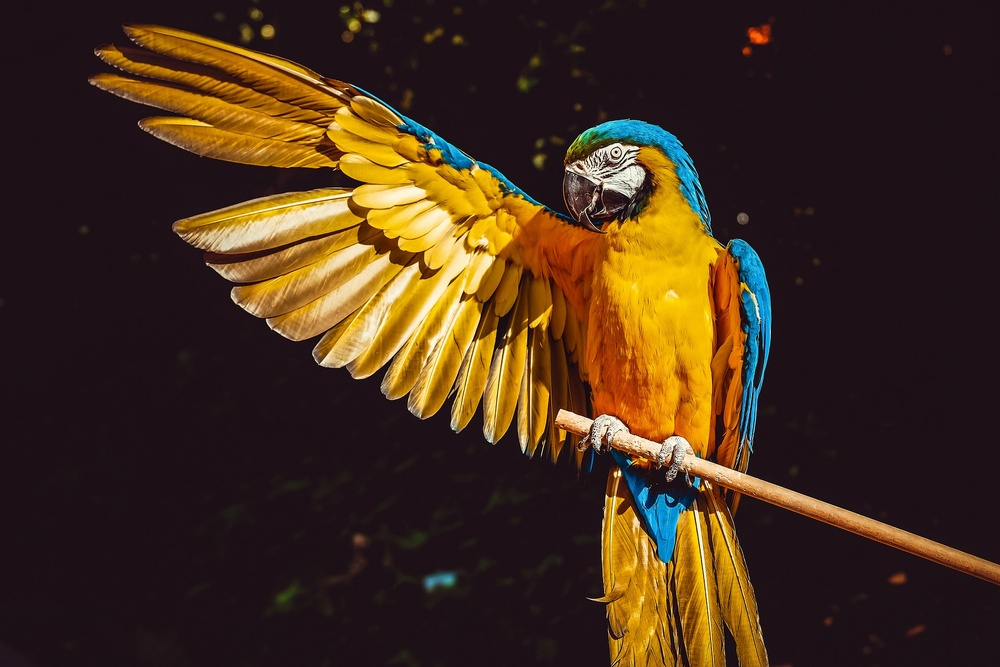
#> input picture opencv/ara.jpg, 1000 x 667 px, shrunk from 1920 x 1280 before the run
$ python filter2.py   (older library calls are emulated)
#> lines starting #> are read from the running program, lines starting #| are printed output that depends on the picture
import cv2
import numpy as np
import matplotlib.pyplot as plt

image = cv2.imread('ara.jpg',0)
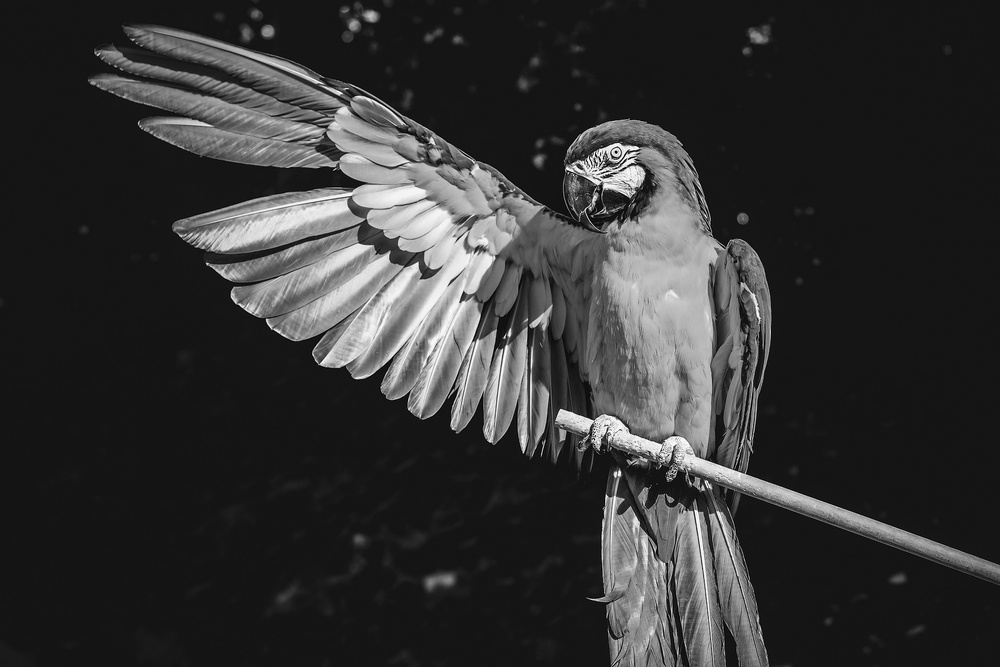
#> image: shape (667, 1000); min 0, max 255, mean 51.9

dx = cv2.Sobel(image, cv2.CV_32F,1,0)
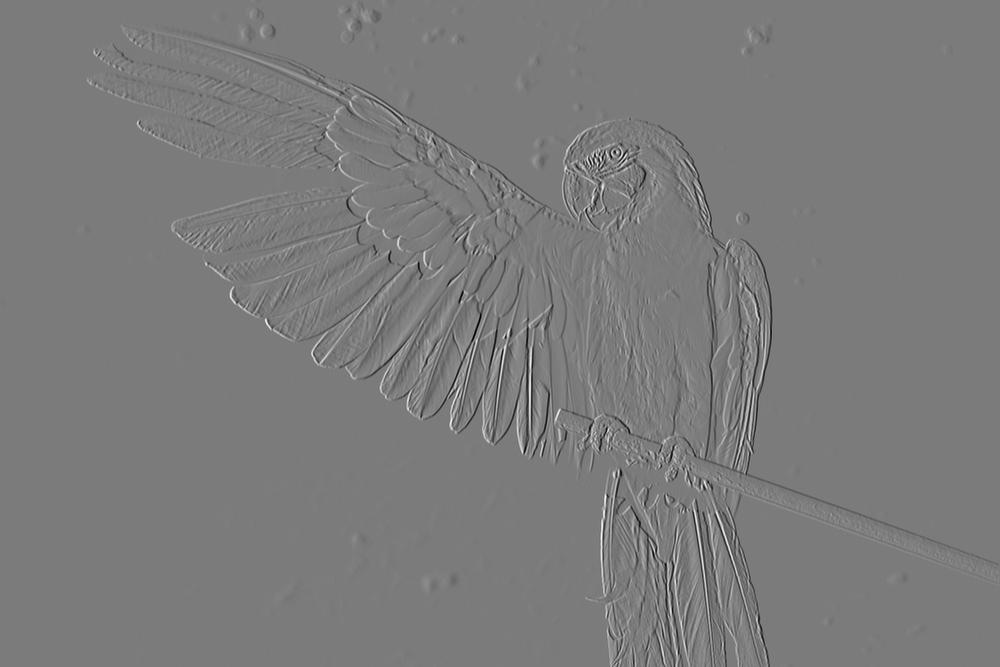
#> dx: shape (667, 1000) float32; min -883, max 938, mean 0; drawn with min black and max white
dy = cv2.Sobel(image, cv2.CV_32F,0,1)
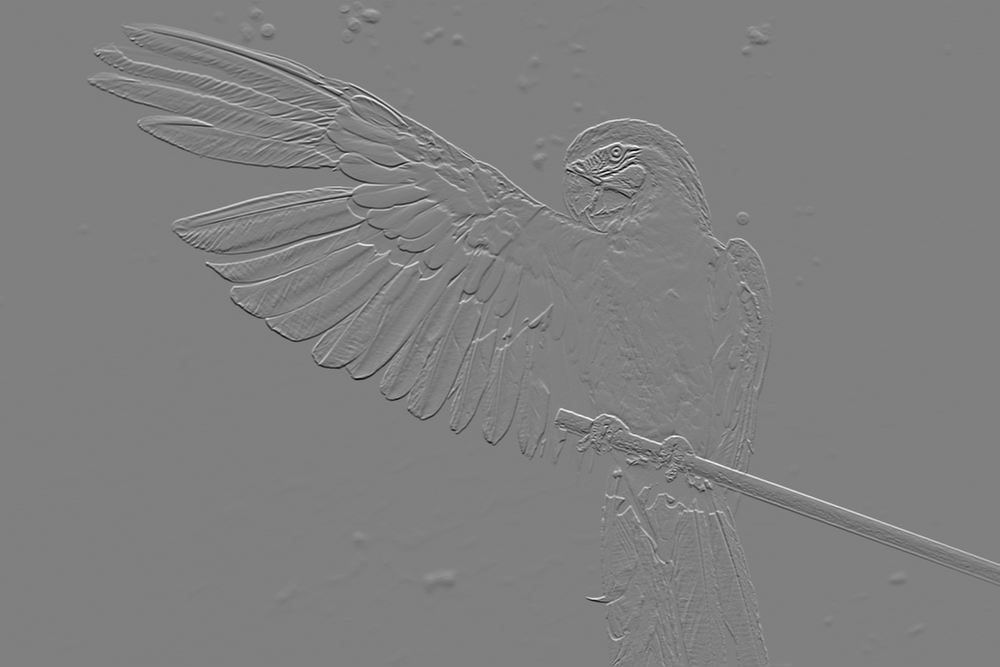
#> dy: shape (667, 1000) float32; min -956, max 948, mean 0.1; drawn with min black and max white

plt.figure(figsize=(8,3))
plt.subplot(131)
plt.axis('off')
plt.title('image')
plt.imshow(image, cmap='gray')
plt.subplot(132)
plt.axis('off')
plt.imshow(dx,cmap='gray')
# plt.title(r'$\frac{dI}{dy}$')
plt.subplot(133)
plt.axis('off')
# plt.title(r'$\frac{dI]{dy}$')
plt.imshow(dy,cmap='gray')
plt.tight_layout()
plt.show()
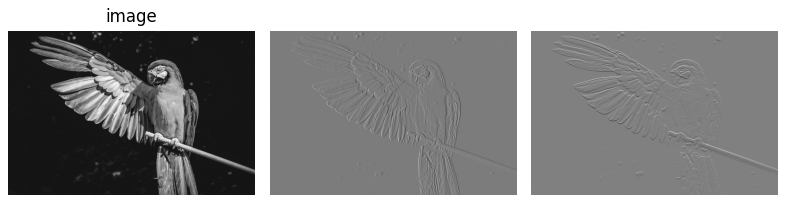
#> figure drawn by matplotlib, 3 panels
